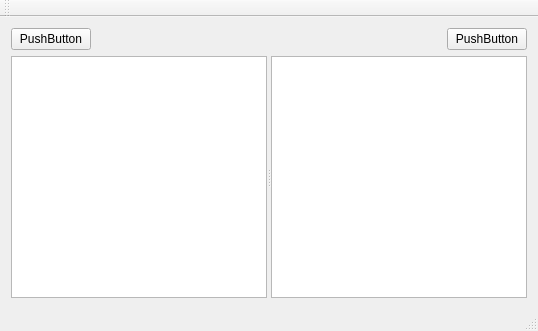
<?xml version="1.0" encoding="UTF-8"?>
<ui version="4.0">
 <class>MainWindow</class>
 <widget class="QMainWindow" name="MainWindow">
  <property name="geometry">
   <rect>
    <x>0</x>
    <y>0</y>
    <width>538</width>
    <height>331</height>
   </rect>
  </property>
  <property name="windowTitle">
   <string>MainWindow</string>
  </property>
  <widget class="QWidget" name="centralWidget">
   <layout class="QGridLayout" name="gridLayout">
    <item row="0" column="0">
     <widget class="QPushButton" name="pushButton">
      <property name="text">
       <string>PushButton</string>
      </property>
     </widget>
    </item>
    <item row="0" column="1">
     <spacer name="horizontalSpacer">
      <property name="orientation">
       <enum>Qt::Horizontal</enum>
      </property>
      <property name="sizeHint" stdset="0">
       <size>
        <width>355</width>
        <height>20</height>
       </size>
      </property>
     </spacer>
    </item>
    <item row="0" column="2">
     <widget class="QPushButton" name="pushButton_2">
      <property name="text">
       <string>PushButton</string>
      </property>
     </widget>
    </item>
    <item row="1" column="0" colspan="3">
     <widget class="QSplitter" name="splitter">
      <property name="orientation">
       <enum>Qt::Horizontal</enum>
      </property>
      <widget class="QTextBrowser" name="textBrowser_3"/>
      <widget class="QTextBrowser" name="textBrowser"/>
     </widget>
    </item>
   </layout>
  </widget>
  <widget class="QMenuBar" name="menuBar">
   <property name="geometry">
    <rect>
     <x>0</x>
     <y>0</y>
     <width>538</width>
     <height>23</height>
    </rect>
   </property>
  </widget>
  <widget class="QToolBar" name="mainToolBar">
   <attribute name="toolBarArea">
    <enum>TopToolBarArea</enum>
   </attribute>
   <attribute name="toolBarBreak">
    <bool>false</bool>
   </attribute>
  </widget>
  <widget class="QStatusBar" name="statusBar"/>
 </widget>
 <layoutdefault spacing="6" margin="11"/>
 <resources/>
 <connections/>
</ui>
